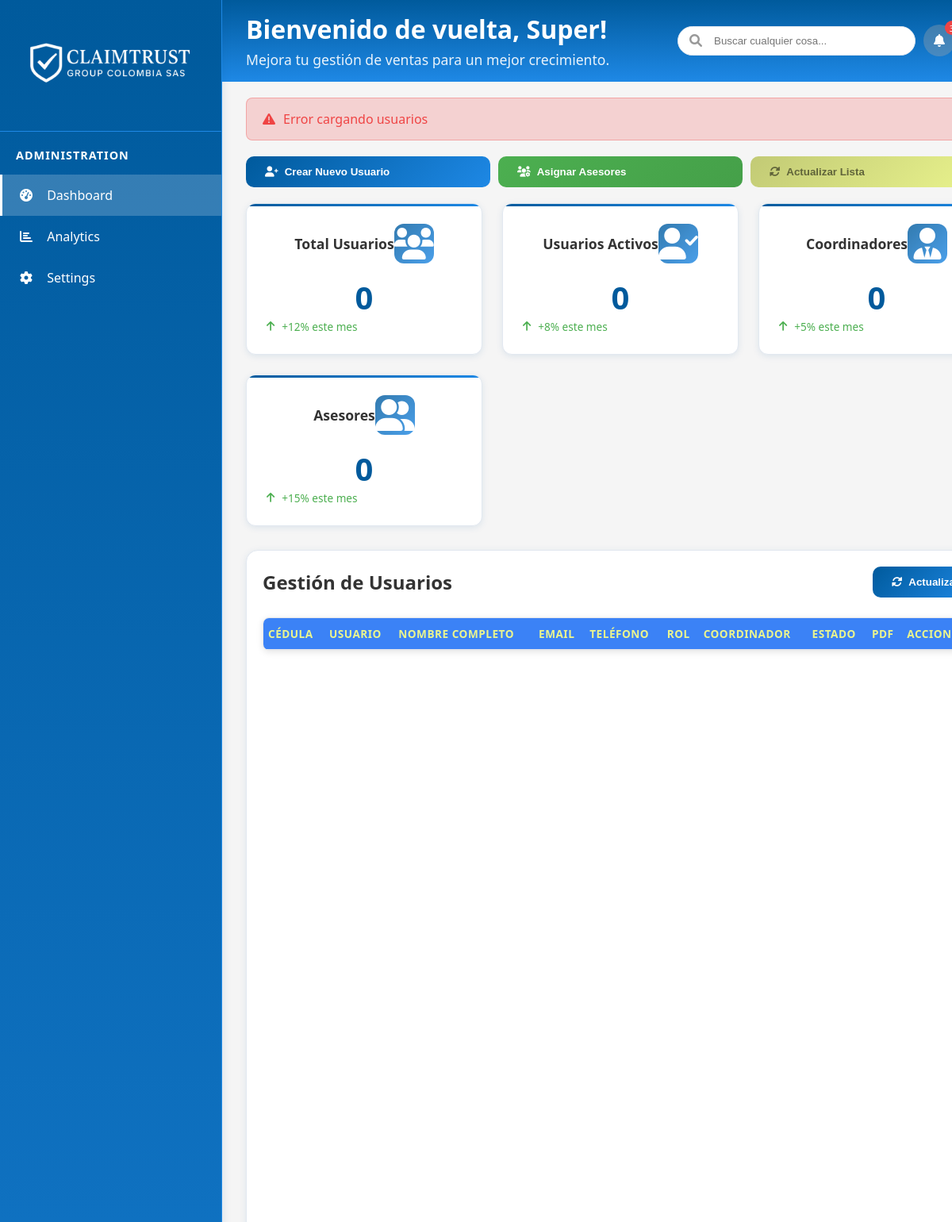
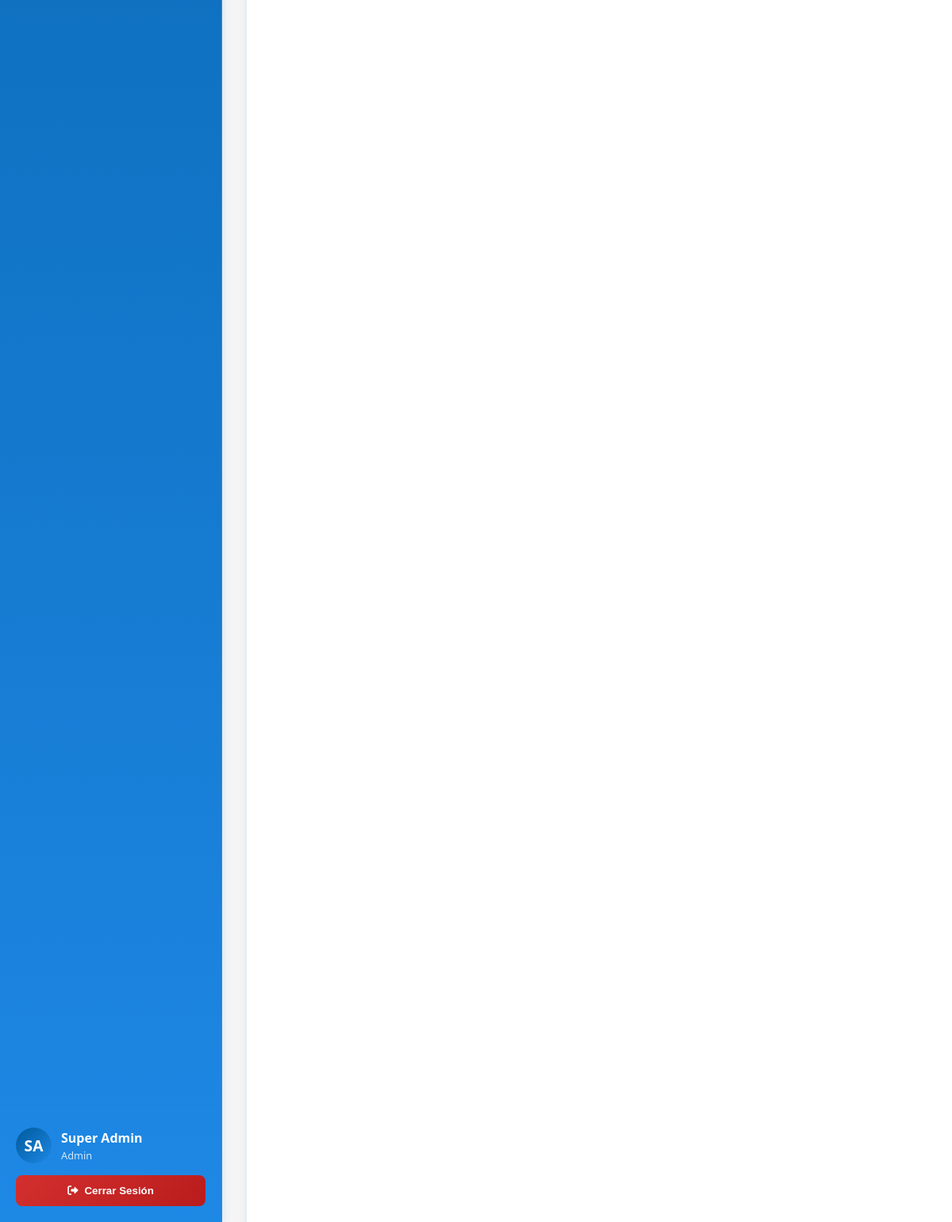
/views/admin_dashboard.php (signed in), run on the app's committed database (2 pictures, top to bottom).
### tables this page shows
CREATE TABLE `usuarios` (
  `cedula` varchar(20) NOT NULL,
  `usuario` varchar(50) NOT NULL,
  `nombre` varchar(100) NOT NULL,
  `apellido` varchar(100) NOT NULL,
  `email` varchar(150) NOT NULL,
  `password` varchar(255) NOT NULL,
  `telefono` varchar(20) DEFAULT NULL,
  `sip_extension` varchar(40) DEFAULT NULL COMMENT 'Extensión SIP/WebRTC (Issabel)',
  `sip_secret` varchar(128) DEFAULT NULL COMMENT 'Secreto SIP (guardar con políticas de seguridad)',
  `rol_id` int(11) NOT NULL,
  `coordinador_cedula` varchar(20) DEFAULT NULL,
  `activo` tinyint(1) DEFAULT 1,
  `created_at` timestamp NOT NULL DEFAULT current_timestamp(),
  `updated_at` timestamp NOT NULL DEFAULT current_timestamp() ON UPDATE current_timestamp(),
  `pdf_documento` varchar(255) DEFAULT NULL COMMENT 'Ruta del archivo PDF del usuario'
);

CREATE TABLE `roles` (
  `id` int(11) NOT NULL,
  `nombre` varchar(50) NOT NULL,
  `descripcion` text DEFAULT NULL,
  `created_at` timestamp NOT NULL DEFAULT current_timestamp(),
  `updated_at` timestamp NOT NULL DEFAULT current_timestamp() ON UPDATE current_timestamp()
);

### config.php (called while the page is built, shortened)
<?php
class Database {
    private static $instance = null;
    private $connection;
    private function __construct() {
        try {
            $dsn = "mysql:host=" . DB_HOST . ";dbname=" . DB_NAME . ";charset=" . DB_CHARSET;
            $this->connection = new PDO($dsn, DB_USER, DB_PASS, [
                PDO::ATTR_ERRMODE => PDO::ERRMODE_EXCEPTION,
                PDO::ATTR_DEFAULT_FETCH_MODE => PDO::FETCH_ASSOC,
                PDO::ATTR_EMULATE_PREPARES => false,
            ]);
        } catch (PDOException $e) {
            die("Error de conexión: " . $e->getMessage());
        }
    }
    public static function getInstance() {
        if (self::$instance === null) {
            self::$instance = new self();
        }
        return self::$instance;
    }
    public function getConnection() {
        return $this->connection;
    }
}
function getDB() {
    return Database::getInstance()->getConnection();
}
function getCurrentUser() {
    $db = getDB();
    $stmt = $db->prepare("SELECT u.*, r.nombre as rol_nombre FROM usuarios u
                         JOIN roles r ON u.rol_id = r.id
                         WHERE u.cedula = ? AND u.activo = 1");
    $stmt->execute([$_SESSION['user_cedula']]);
    return $stmt->fetch();
}
function getMessage() {
    return null;
}
?>

### views/admin_dashboard.php (the view, shortened to what this page needs)
<?php
require_once __DIR__ . '/../config.php';
$user = getCurrentUser();
?>
<!DOCTYPE html>
<html lang="es">
<head>
    <link href="https://cdnjs.cloudflare.com/ajax/libs/font-awesome/6.0.0/css/all.min.css" rel="stylesheet">
    <link href="../css/variables.css" rel="stylesheet">
    <link href="../css/role-specific.css" rel="stylesheet">
    <link href="../css/dashboard.css" rel="stylesheet">
</head>
<body>
    <div class="dashboard-container">
        <div class="sidebar" id="sidebar">
            <div class="sidebar-header">
                <div class="logo logo-coordinador">
                    <img src="../img/logo2.png" alt="logocrm">
                </div>
            </div>
            <nav class="sidebar-nav">
                <div class="nav-section">
                    <div class="nav-section-title">Administration</div>
                    <a href="admin_dashboard.php" class="nav-item active">
                        <i class="fas fa-tachometer-alt"></i>
                        Dashboard
                    </a>
                    <a href="analytics.php" class="nav-item">
                        <i class="fas fa-chart-bar"></i>
                        Analytics
                    </a>
                    <a href="settings.php" class="nav-item">
                        <i class="fas fa-cog"></i>
                        Settings
                    </a>
                </div>
            </nav>
            <div class="sidebar-footer">
                <div class="profile-card">
                    <div class="profile-avatar">
                        <?php echo strtoupper(substr($user['nombre'], 0, 1) . substr($user['apellido'], 0, 1)); ?>
                    </div>
                    <div class="profile-info">
                        <h4><?php echo $user['nombre'] . ' ' . $user['apellido']; ?></h4>
                        <p><?php echo ucfirst($user['rol_nombre']); ?></p>
                    </div>
                </div>
                <button class="logout-btn" onclick="cerrarSesion()">
                    <i class="fas fa-sign-out-alt"></i>
                    Cerrar Sesión
                </button>
            </div>
        </div>
        <div class="main-content" id="main-content">
            <div class="top-header">
                <div class="welcome-section">
                    <h1>Bienvenido de vuelta, <?php echo $user['nombre']; ?>!</h1>
                    <p>Mejora tu gestión de ventas para un mejor crecimiento.</p>
                </div>
                <div class="header-actions">
                    <div class="search-bar">
                        <i class="fas fa-search"></i>
                        <input type="text" placeholder="Buscar cualquier cosa...">
                    </div>
                    <div class="header-icon">
                        <i class="fas fa-bell"></i>
                        <span class="notification-badge">3</span>
                    </div>
                </div>
            </div>
            <div class="content-area">
                <div class="action-buttons">
                    <button class="btn btn-primary" onclick="openCreateUserModal()">
                        <i class="fas fa-user-plus"></i> Crear Nuevo Usuario
                    </button>
                    <button class="btn btn-success" onclick="openAssignModal()">
                        <i class="fas fa-users-cog"></i> Asignar Asesores
                    </button>
                    <button class="btn btn-warning" onclick="refreshUsers()">
                        <i class="fas fa-sync-alt"></i> Actualizar Lista
                    </button>
                </div>
                <div class="stats-grid">
                    <div class="stat-card">
                        <div class="stat-header">
                            <div class="stat-title">Total Usuarios</div>
                            <div class="stat-icon icon-total">
                                <i class="fas fa-users"></i>
                            </div>
                        </div>
                        <div class="stat-value" id="totalUsers">0</div>
                        <div class="stat-change positive">
                            <i class="fas fa-arrow-up"></i>
                            <span>+12% este mes</span>
                        </div>
                    </div>
                    <div class="stat-card">
                        <div class="stat-header">
                            <div class="stat-title">Usuarios Activos</div>
                            <div class="stat-icon icon-nuevos">
                                <i class="fas fa-user-check"></i>
                            </div>
                        </div>
                        <div class="stat-value" id="activeUsers">0</div>
                        <div class="stat-change positive">
                            <i class="fas fa-arrow-up"></i>
                            <span>+8% este mes</span>
                        </div>
                    </div>
                    <div class="stat-card">
                        <div class="stat-header">
                            <div class="stat-title">Coordinadores</div>
                            <div class="stat-icon icon-gestionados">
                                <i class="fas fa-user-tie"></i>
                            </div>
                        </div>
                        <div class="stat-value" id="coordinators">0</div>
                        <div class="stat-change positive">
                            <i class="fas fa-arrow-up"></i>
                            <span>+5% este mes</span>
                        </div>
                    </div>
                    <div class="stat-card">
                        <div class="stat-header">
                            <div class="stat-title">Asesores</div>
                            <div class="stat-icon icon-llamadas">
                                <i class="fas fa-user-friends"></i>
                            </div>
                        </div>
                        <div class="stat-value" id="advisors">0</div>
                        <div class="stat-change positive">
                            <i class="fas fa-arrow-up"></i>
                            <span>+15% este mes</span>
                        </div>
                    </div>
                </div>
                <div class="users-section">
                    <div class="section-header">
                        <h2 class="section-title">Gestión de Usuarios</h2>
                        <button class="btn btn-primary btn-refresh" onclick="refreshUsers()">
                            <i class="fas fa-sync-alt"></i> Actualizar
                        </button>
                    </div>
                    <div class="table-container">
                        <table class="users-table" id="usersTable">
                            <thead>
                                <tr>
                                    <th>Cédula</th>
                                    <th>Usuario</th>
                                    <th>Nombre Completo</th>
                                    <th>Email</th>
                                    <th>Teléfono</th>
                                    <th>Rol</th>
                                    <th>Coordinador</th>
                                    <th>Estado</th>
                                    <th>PDF</th>
                                    <th>Acciones</th>
                                </tr>
                            </thead>
                        </table>
                    </div>
                </div>
            </div>
        </div>
    </div>
</body>
</html>

### css/variables.css (style rules this page uses)
:root { --primary-blue: #005A9C; --secondary-blue: #1E88E5; --dark-gray: #333333; --light-gray: #F5F5F5; --success-green: #4CAF50; --error-red: #D32F2F; --warning-yellow: #FFC107; --white: #ffffff; --black: #000000; --text-muted: #666666; --text-light: #999999; --border-color: #e2e8f0; --border-hover: #1E88E5; --gradient-primary: linear-gradient(135deg, #005A9C, #1E88E5); --gradient-secondary: linear-gradient(180deg, #005A9C 0%, #1E88E5 100%); --gradient-success: linear-gradient(135deg, #4CAF50, #45a049); --gradient-error: linear-gradient(135deg, #D32F2F, #b91c1c); --gradient-warning: linear-gradient(135deg, #FFC107, #F57C00); --shadow-soft: 0 2px 8px rgba(0, 90, 156, 0.1); --shadow-medium: 0 4px 16px rgba(0, 90, 156, 0.15); --shadow-strong: 0 8px 32px rgba(0, 90, 156, 0.2); --hover-primary: #0D47A1; --hover-secondary: #1976D2; --hover-success: #388E3C; --hover-error: #B71C1C; --hover-warning: #FF8F00; --bg-sidebar: linear-gradient(180deg, #005A9C 0%, #1E88E5 100%); --bg-header: linear-gradient(180deg, #005A9C 0%, #1E88E5 100%); --bg-card: #ffffff; --bg-card-hover: #f8fafc; --bg-main: #F5F5F5; --border-radius-sm: 4px; --border-radius-md: 8px; --border-radius-lg: 12px; --border-radius-xl: 16px; --space-xs: 0.25rem; --space-sm: 0.5rem; --space-md: 1rem; --space-lg: 1.5rem; --space-xl: 2rem; --space-2xl: 3rem; --font-size-xs: 0.75rem; --font-size-sm: 0.875rem; --font-size-base: 1rem; --font-size-lg: 1.125rem; --font-size-xl: 1.25rem; --font-size-2xl: 1.5rem; --font-size-3xl: 2rem; }

### css/role-specific.css (style rules this page uses)
.logo-coordinador { color: var(--white); }
.icon-total { background: rgba(0, 90, 156, 0.2); color: var(--primary-blue); }
.icon-nuevos { background: rgba(30, 136, 229, 0.2); color: var(--secondary-blue); }
.icon-gestionados { background: rgba(76, 175, 80, 0.2); color: var(--success-green); }
.icon-llamadas { background: rgba(255, 193, 7, 0.2); color: var(--warning-yellow); }
.btn-refresh { background: var(--gradient-primary); color: var(--white); border: none; padding: 12px 24px; border-radius: var(--border-radius-md); font-weight: 600; cursor: pointer; transition: all 0.3s ease; display: flex; align-items: center; gap: 8px; }
.notification-badge { background: var(--error-red); color: var(--white); border-radius: 50%; width: 18px; height: 18px; font-size: 0.7rem; display: flex; align-items: center; justify-content: center; }
.header-icon { width: 40px; height: 40px; border-radius: 50%; background: rgba(255, 255, 255, 0.1); display: flex; align-items: center; justify-content: center; cursor: pointer; transition: all 0.3s ease; position: relative; color: var(--white); }
.search-bar input { background: var(--white); border: 1px solid var(--border-color); border-radius: 25px; padding: 10px 20px 10px 45px; color: var(--dark-gray); width: 300px; transition: all 0.3s ease; }
.search-bar i { color: var(--text-muted); }

### data on the page
usuarios: nombre+apellido "SA", nombre "Super", apellido "Admin", rol.nombre "Admin"
